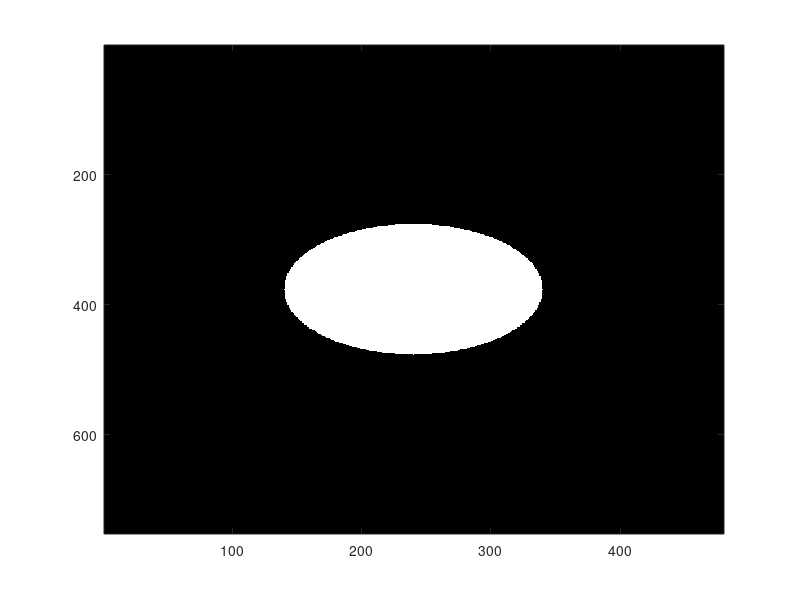
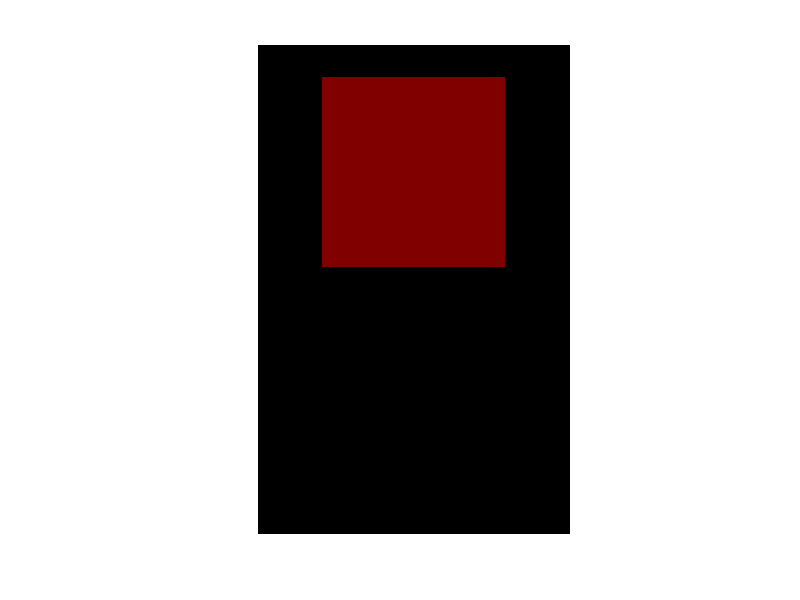

Recreate these plots in MATLAB, in order.
height = 752;
width = 480;
matrix_height = 0;
gamma = 0;
fi = 0;

[columns, rows] = meshgrid(1:width, 1:height);
centerX = width / 2;
centerY = height / 2;
radX = 100;
radY = 100;
pixels = (rows - centerY).^2 ./ radY^2 ...
    + (columns - centerX).^2 ./ radX^2 <= 1;

image(pixels);
colormap([0 0 0; 1 1 1]);

image = zeros(height, width, 3); %initialize
image(50:342, 100:380, 1) = 0.5;   %Red (dark red)
 
figure, imshow(image)